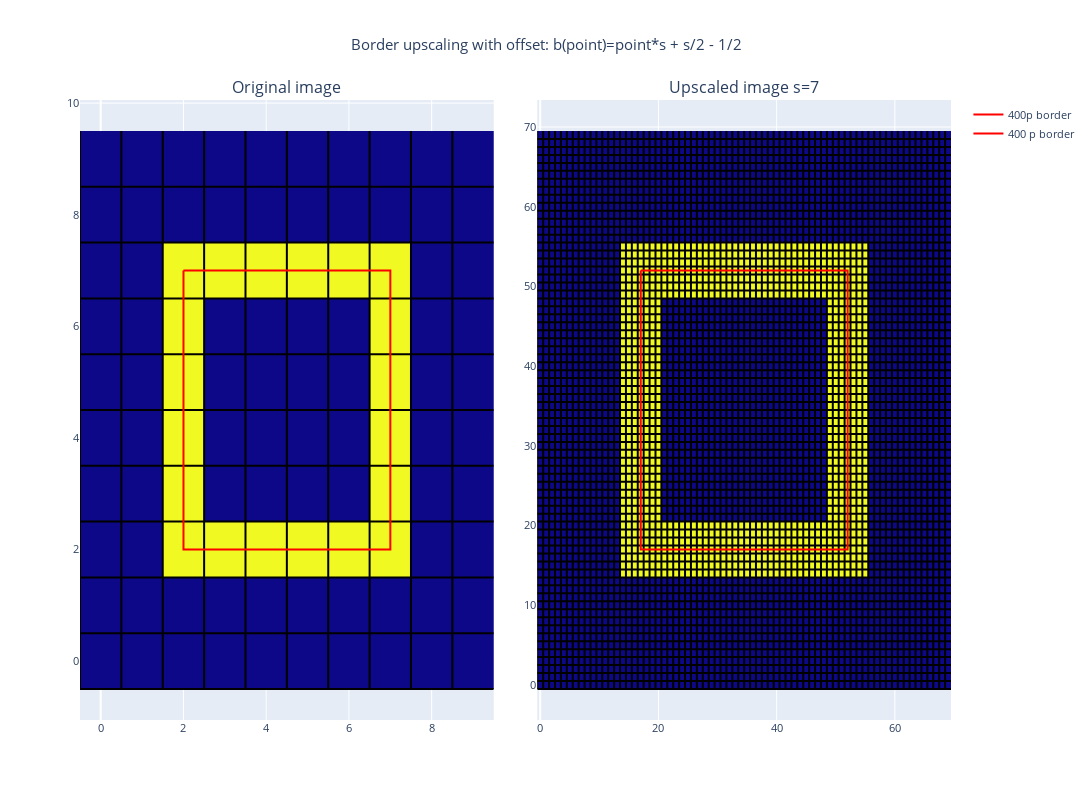

Here is the notebook cell this chart was saved with:
### Code cell
fig = make_subplots(rows=1, cols=2, 
                    horizontal_spacing=0.05, 
                    vertical_spacing=0.1,
                    subplot_titles=('Original image', f"Upscaled image s={scale_factor}"))
# Add images to plot
base_image_fig = px.imshow(test_image)
fig.add_trace(base_image_fig.data[0], 1, 1)
xs, ys = gridlines(test_image)
fig.add_trace(go.Scatter(x=xs, y=ys, marker=dict(color='black', size=1), name=f"Pixel edges", showlegend=False), row=1, col=1)

upscaled_image_fig = px.imshow(upscaled_image_box)
fig.add_trace(upscaled_image_fig.data[0], 1, 2)
xs, ys = gridlines(upscaled_image_box)
fig.add_trace(go.Scatter(x=xs, y=ys, marker=dict(color='black', size=1), name=f"Pixel edges", showlegend=False), row=1, col=2)

# 400p borders
fig.add_trace(go.Scatter(x=fourier_xs, y=fourier_ys, marker=dict(color='red', size=10), name=f"400p border"), row=1, col=1)
fig.add_trace(go.Scatter(x=fourier_xs*scale_factor+scale_factor/2-0.5, y=fourier_ys*scale_factor+scale_factor/2-0.5, marker=dict(color='red', size=10), name=f"400 p border"), row=1, col=2)

fig.update_layout(title_text=f"Border upscaling with offset: b(point)=point*s + s/2 - 1/2", title_x=0.5, width=1400, height=800, showlegend=True, font_size=11)
fig.update(layout_coloraxis_showscale=False)
fig.show()

### Figure 1 — Plotly figure (JSON) as saved in the notebook; plotly's stock layout.template omitted (floating-point values rounded to 4 significant figures; data arrays with more than 128 entries replaced by an {"elided": "..."} marker saying what was removed)
{"data": [{"coloraxis": "coloraxis", "hovertemplate": "x: %{x}<br>y: %{y}<br>color: %{z}<extra></extra>", "name": "0", "type": "heatmap", "xaxis": "x", "yaxis": "y", "z": [[0, 0, 0, 0, 0, 0, 0, 0, 0, 0], [0, 0, 0, 0, 0, 0, 0, 0, 0, 0], [0, 0, 1, 1, 1, 1, 1, 1, 0, 0], [0, 0, 1, 0, 0, 0, 0, 1, 0, 0], [0, 0, 1, 0, 0, 0, 0, 1, 0, 0], [0, 0, 1, 0, 0, 0, 0, 1, 0, 0], [0, 0, 1, 0, 0, 0, 0, 1, 0, 0], [0, 0, 1, 1, 1, 1, 1, 1, 0, 0], [0, 0, 0, 0, 0, 0, 0, 0, 0, 0], [0, 0, 0, 0, 0, 0, 0, 0, 0, 0]]}, {"marker": {"color": "black", "size": 1}, "name": "Pixel edges", "showlegend": false, "type": "scatter", "x": [-0.5, -0.5, null, -0.5, 9.5, null, 0.5, 0.5, null, -0.5, 9.5, null, 1.5, 1.5, null, -0.5, 9.5, null, 2.5, 2.5, null, -0.5, 9.5, null, 3.5, 3.5, null, -0.5, 9.5, null, 4.5, 4.5, null, -0.5, 9.5, null, 5.5, 5.5, null, -0.5, 9.5, null, 6.5, 6.5, null, -0.5, 9.5, null, 7.5, 7.5, null, -0.5, 9.5, null, 8.5, 8.5, null, -0.5, 9.5, null], "xaxis": "x", "y": [-0.5, 9.5, null, -0.5, -0.5, null, -0.5, 9.5, null, 0.5, 0.5, null, -0.5, 9.5, null, 1.5, 1.5, null, -0.5, 9.5, null, 2.5, 2.5, null, -0.5, 9.5, null, 3.5, 3.5, null, -0.5, 9.5, null, 4.5, 4.5, null, -0.5, 9.5, null, 5.5, 5.5, null, -0.5, 9.5, null, 6.5, 6.5, null, -0.5, 9.5, null, 7.5, 7.5, null, -0.5, 9.5, null, 8.5, 8.5, null], "yaxis": "y"}, {"coloraxis": "coloraxis", "hovertemplate": "x: %{x}<br>y: %{y}<br>color: %{z}<extra></extra>", "name": "0", "type": "heatmap", "xaxis": "x2", "yaxis": "y2", "z": {"elided": "70x70 int values"}}, {"marker": {"color": "black", "size": 1}, "name": "Pixel edges", "showlegend": false, "type": "scatter", "x": {"elided": "420 float values"}, "xaxis": "x2", "y": {"elided": "420 float values"}, "yaxis": "y2"}, {"marker": {"color": "red", "size": 10}, "name": "400p border", "type": "scatter", "x": {"elided": "200 float values"}, "xaxis": "x", "y": {"elided": "200 float values"}, "yaxis": "y"}, {"marker": {"color": "red", "size": 10}, "name": "400 p border", "type": "scatter", "x": {"elided": "200 float values"}, "xaxis": "x2", "y": {"elided": "200 float values"}, "yaxis": "y2"}], "layout": {"annotations": [{"font": {"size": 16}, "showarrow": false, "text": "Original image", "x": 0.2375, "xanchor": "center", "xref": "paper", "y": 1, "yanchor": "bottom", "yref": "paper"}, {"font": {"size": 16}, "showarrow": false, "text": "Upscaled image s=7", "x": 0.7625, "xanchor": "center", "xref": "paper", "y": 1, "yanchor": "bottom", "yref": "paper"}], "coloraxis": {"showscale": false}, "font": {"size": 11}, "height": 800, "showlegend": true, "title": {"text": "Border upscaling with offset: b(point)=point*s + s/2 - 1/2", "x": 0.5}, "width": 1400, "xaxis": {"anchor": "y", "domain": [0, 0.475]}, "xaxis2": {"anchor": "y2", "domain": [0.525, 1]}, "yaxis": {"anchor": "x", "domain": [0, 1]}, "yaxis2": {"anchor": "x2", "domain": [0, 1]}}}
